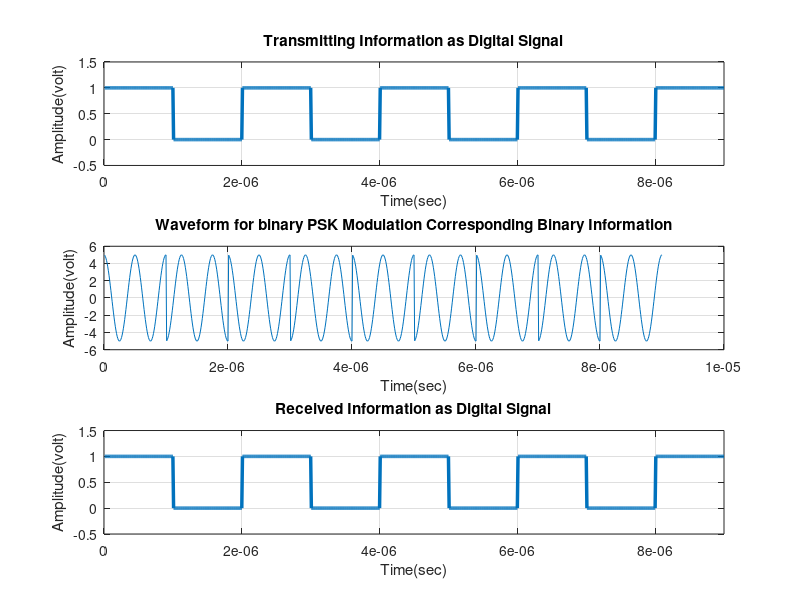

MATLAB code for this plot:
clc;
close all;
clear all;
x=[1 0 1 0 1 0 1 0 1];
bp=0.000001;
disp('Binary Information at transmitter');
disp(x);

%Representation of Transmitting binary information as digital signal
bit=[];
for n=1:1:length(x)
    if x(n)==1
        se=ones(1,100);
    else
         x(n)==0
        se=zeros(1,100);
    end
    bit=[bit se];
end
t1=bp/100:bp/100:100*length(x)*(bp/100);

subplot(311)
plot(t1,bit,'linewidth',2.5);
grid on;

axis([0 bp*length(x) -0.5 1.5]);
ylabel('Amplitude(volt)');
xlabel('Time(sec)');
title('Transmitting Information as Digital Signal');

%Binary PSK Modulation
A=5;
%A2=5;
br=1/bp;
f=br*2; 
t2=bp/99:bp/99:bp;
ss=length(t2);
m=[];
for(i=1:1:length(x))
    if x(i)==1
        y=A*cos(2*pi*f*t2);
    else 
        y=A*cos(2*pi*f*t2+pi);
    end
    m=[m y];
end

t3=bp/99:bp/99:bp*length(x);
subplot(312)
plot(t3,m);
grid on;
xlabel('Time(sec)');
ylabel('Amplitude(volt)');
title('Waveform for binary PSK Modulation Corresponding Binary Information');

%Binary PSK Demodulation
mn=[];
for n=ss:ss:length(m)
    t=bp/99:bp/99:bp;
    y=cos(2*pi*f*t);
    
    mm=y.*m((n-(ss-1)):n);

    t4=bp/99:bp/99:bp;
    z=trapz(t4,mm);
    
    zz=round((2*z/bp));
   
    if(zz>0)
        a=1;
    else
        a=0;
    end
    mn=[mn a];
end

disp('Binary Information at Receiver');
disp(mn);

%Representation of Binary Data Into Digital Signal
bit=[];
for n=1:length(mn)
    if mn(n)==1
        se=ones(1,100);
    else
         
        se=zeros(1,100);
    end
    bit=[bit se];
end
t4=bp/100:bp/100:100*length(mn)*(bp/100);

subplot(313);
plot(t4,bit,'linewidth',2.5);
grid on;

axis([0 bp*length(mn) -0.5 1.5]);
ylabel('Amplitude(volt)');
xlabel('Time(sec)');
title('Received Information as Digital Signal');



